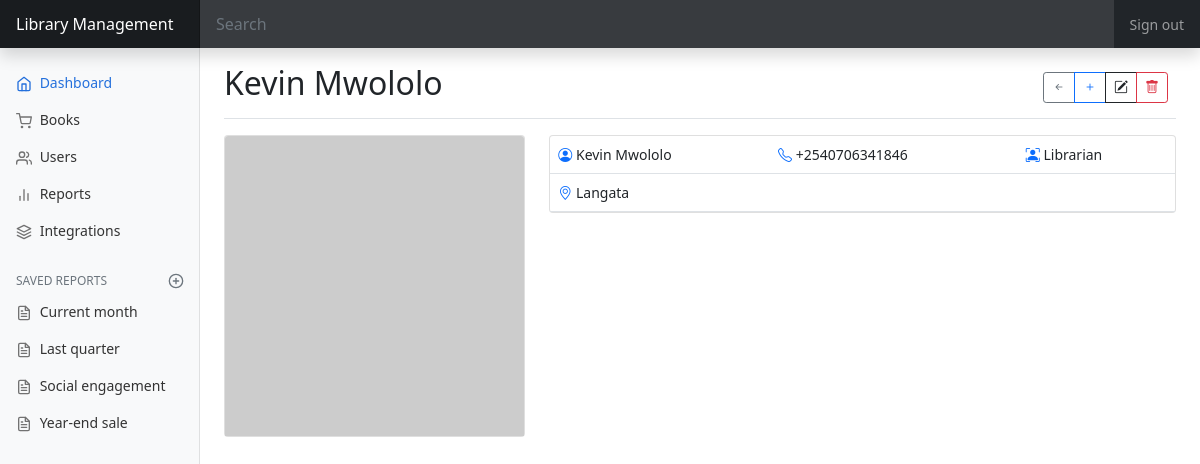
Before: /users/show.php?id=12 with the older database file.
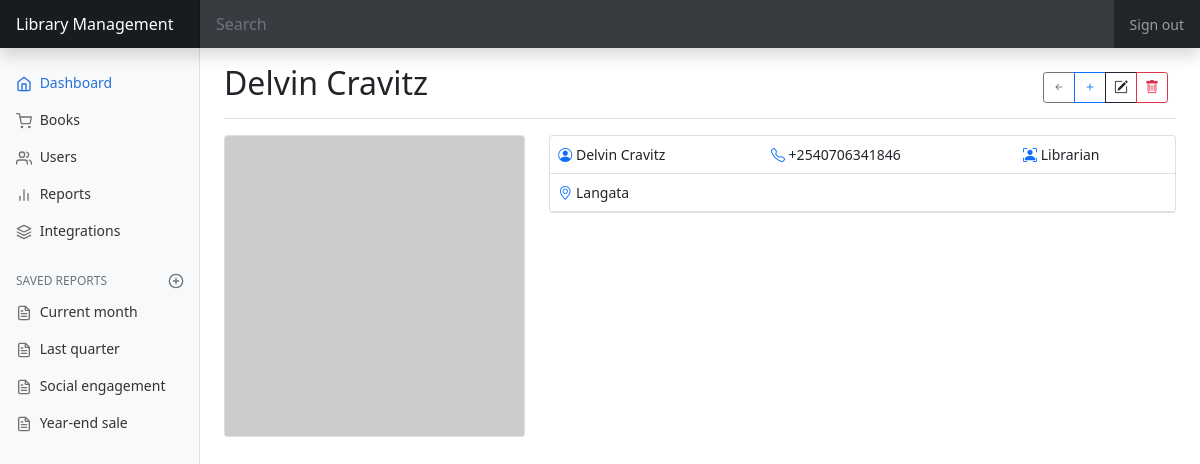
After: the same page with the newer database file.
### tables this page shows
CREATE TABLE `users` (
  `id` int(11) NOT NULL,
  `name` varchar(255) NOT NULL,
  `phoneNo` varchar(255) NOT NULL,
  `address` varchar(255) NOT NULL,
  `roleId` int(11) NOT NULL,
  `avatar` varchar(255) DEFAULT NULL,
  `createdAt` timestamp NOT NULL DEFAULT current_timestamp(),
  `updatedAt` timestamp NOT NULL DEFAULT current_timestamp()
);

### users/show.php (the view, shortened to what this page needs)
<?php include('../layouts/header.php') ?>
<?php
if (isset($_GET['id'])) {
  $id = $_GET['id'];
  $sql = "SELECT * FROM users WHERE id = " . $id;
  $result = $db->query($sql);
  if ($result->rowCount() > 0) {
    $row = $result->fetch();
    $name = $row['name'];
    $phoneNo = $row['phoneNo'];
    $address = $row['address'];
    $avatar = $row['avatar'];
?>
    <div class="d-flex justify-content-between flex-wrap flex-md-nowrap align-items-center pt-3 pb-2 mb-3 border-bottom">
      <h1 class="h2"><?= $name; ?></h1>
      <div class="btn-toolbar mb-2 mb-md-0">
        <div class="btn-group me-2">
          <a href="/library_management/users" class="btn btn-sm btn-outline-secondary">
            <i class="bi bi-arrow-left-short"></i>
          </a>
          <a href="/library_management/users/create.php" class="btn btn-sm btn-outline-primary">
            <i class="bi bi-plus"></i>
          </a>
          <a href="/library_management/users/update.php?id=<?= $id; ?>" class="btn btn-sm btn-outline-dark">
            <i class="bi bi-pencil-square"></i>
          </a>
          <button type="button" class="btn btn-sm btn-outline-danger">
            <i class="bi bi-trash"></i>
          </button>
        </div>
      </div>
    </div>
    <div class="row">
      <div class="col-12 col-md-4">
        <div class="card mb-3">
          <img src="<?= $avatar; ?>" alt="Cover Image" class="card-img-top">
        </div>
      </div>
      <div class="col-12 col-md-8">
        <div class="card pb-0">
          <table class="table mb-0">
            <tr>
              <td>
                <i class="bi bi-person-circle text-primary"></i>
                <?= $name; ?>
              </td>
              <td>
                <i class="bi bi-telephone text-primary"></i>
                <?= $phoneNo; ?>
              </td>
              <td>
                <i class="bi bi-person-bounding-box text-primary"></i>
                <?php
                $sql1 = "SELECT * FROM roles WHERE id = " . $row['roleId'];
                $result1 = $db->query($sql1);
                if ($result1->rowCount() > 0) {
                  while ($row1 = $result1->fetch()) {
                    echo $row1['name'];
                  }
                }
                ?>
              </td>
            </tr>
            <tr>
              <td colspan="3">
                <i class="bi bi-geo-alt text-primary"></i>
                <?= $address; ?>
              </td>
            </tr>
          </table>
        </div>
      </div>
    </div>
  <?php
  } else {
  ?>
    <div class="d-flex justify-content-between flex-wrap flex-md-nowrap align-items-center pt-3 pb-2 mb-3 border-bottom">
      <h1 class="h2">User does not exist!</h1>
    </div>
<?php
  }
} else {
  header('Location: /library_management/users/');
}
?>
<?php include('../layouts/footer.php') ?>

Changed rows visible on the page:
changed users "Langata": name "Kevin Mwololo" → "Delvin Cravitz"
